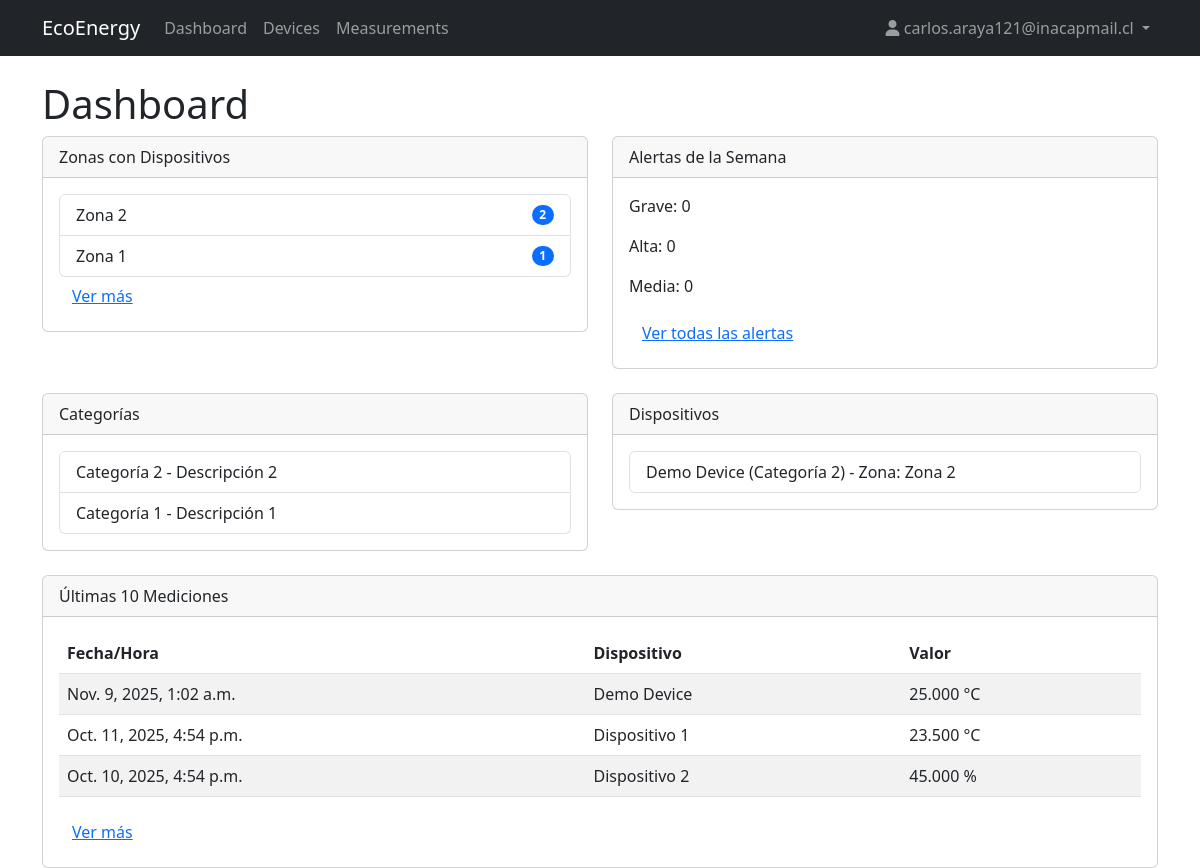
Page /dashboard/ (signed in) on the committed database.
### dispositivos/models.py (models this page shows, shortened)
class BaseModel(models.Model):
    status = models.CharField(max_length=10, choices=STATUS, default="ACTIVE")
    created_at = models.DateTimeField(auto_now_add=True)   # fecha creación
    updated_at = models.DateTimeField(auto_now=True)       # última actualización
    deleted_at = models.DateTimeField(null=True, blank=True)  # borrado lógico
    objects = SoftDeleteManager()   # por defecto, solo activos
    all_objects = models.Manager()  # incluye eliminados
    class Meta:
        abstract = True
        ordering = ("-created_at",)

class Zone(BaseModel):
    name = models.CharField(max_length=100)
    description = models.TextField(blank=True)
    organization = models.ForeignKey(Organization, on_delete=models.CASCADE, null=True, blank=True)

class Category(BaseModel):
    name = models.CharField(max_length=100)
    description = models.TextField(blank=True)
    organization = models.ForeignKey(Organization, on_delete=models.CASCADE, null=True, blank=True)

class Device(BaseModel):
    name = models.CharField(max_length=100)
    category = models.ForeignKey(Category, on_delete=models.CASCADE, related_name="devices")
    zone = models.ForeignKey(Zone, on_delete=models.CASCADE, related_name="devices")
    reference = models.CharField(max_length=100, blank=True)
    organization = models.ForeignKey(Organization, on_delete=models.CASCADE, null=True, blank=True)

class Measurement(BaseModel):
    device = models.ForeignKey(Device, on_delete=models.CASCADE, related_name="measurements")
    value = models.DecimalField(max_digits=12, decimal_places=3)
    unit = models.CharField(max_length=20, blank=True)
    date = models.DateTimeField(default=timezone.now)
    organization = models.ForeignKey(Organization, on_delete=models.CASCADE, null=True, blank=True)

### dispositivos/views.py (the view)
# urls.py: path('dashboard/', views.dashboard, name='dashboard'),
@login_required
def dashboard(request):
    organization = getattr(getattr(request.user, "userprofile", None), "organization", None)
    if not organization:
        zones = Zone.objects.all()
        devices = Device.objects.all()
        categories = Category.objects.all()
        alerts = Alert.objects.all()
        measurements = Measurement.objects.all()
    else:
        zones = Zone.objects.filter(organization=organization)
        devices = Device.objects.filter(organization=organization)
        categories = Category.objects.filter(organization=organization)
        alerts = Alert.objects.filter(device__organization=organization)
        measurements = Measurement.objects.filter(device__organization=organization)
    zones_with_devices = zones.annotate(device_count=Count('devices')).order_by('-device_count')
    week_ago = timezone.now() - timedelta(days=7)
    alerts_week = alerts.filter(created_at__gte=week_ago)
    alert_counts = {
        'grave': alerts_week.filter(level='GRAVE').count(),
        'alta': alerts_week.filter(level='ALTA').count(),
        'media': alerts_week.filter(level='MEDIA').count(),
    }
    latest_measurements = measurements.select_related('device').order_by('-date')[:10]
    context = {
        'zones_with_devices': zones_with_devices,
        'devices': devices,
        'categories': categories,
        'alert_counts': alert_counts,
        'latest_measurements': latest_measurements,
    }
    return render(request, 'dashboard.html', context)

### dispositivos/models.py (called while the page is built)
    def get_queryset(self):
        return SoftDeleteQuerySet(self.model, using=self._db).filter(deleted_at__isnull=True)

### dispositivos/templates/dashboard.html (shortened to what this page needs)
{% extends "base.html" %}
{% block content %}
<h1>Dashboard</h1>
<div class="row">
    <div class="col-md-6">
        <div class="card">
            <div class="card-header">Zonas con Dispositivos</div>
            <div class="card-body">
                <ul class="list-group">
                    {% for zone in zones_with_devices %}
                        <li class="list-group-item d-flex justify-content-between align-items-center">
                            {{ zone.name }}
                            <span class="badge bg-primary rounded-pill">{{ zone.device_count }}</span>
                        </li>
                    {% empty %}
                        <li class="list-group-item">No hay zonas disponibles.</li>
                    {% endfor %}
                </ul>
                <a href="{% url 'device_list' %}" class="btn btn-link">Ver más</a>
            </div>
        </div>
    </div>
    <div class="col-md-6">
        <div class="card">
            <div class="card-header">Alertas de la Semana</div>
            <div class="card-body">
                <p>Grave: {{ alert_counts.grave }}</p>
                <p>Alta: {{ alert_counts.alta }}</p>
                <p>Media: {{ alert_counts.media }}</p>
                <a href="#" class="btn btn-link">Ver todas las alertas</a>
            </div>
        </div>
    </div>
</div>
<div class="row mt-4">
    <div class="col-md-6">
        <div class="card">
            <div class="card-header">Categorías</div>
            <div class="card-body">
                <ul class="list-group">
                    {% for category in categories %}
                        <li class="list-group-item">{{ category.name }} - {{ category.description }}</li>
                    {% empty %}
                        <li class="list-group-item">No hay categorías disponibles.</li>
                    {% endfor %}
                </ul>
            </div>
        </div>
    </div>
    <div class="col-md-6">
        <div class="card">
            <div class="card-header">Dispositivos</div>
            <div class="card-body">
                <ul class="list-group">
                    {% for device in devices %}
                        <li class="list-group-item">{{ device.name }} ({{ device.category.name }}) - Zona: {{ device.zone.name }}</li>
                    {% empty %}
                        <li class="list-group-item">No hay dispositivos disponibles.</li>
                    {% endfor %}
                </ul>
            </div>
        </div>
    </div>
</div>
<div class="row mt-4">
    <div class="col-md-12">
        <div class="card">
            <div class="card-header">Últimas 10 Mediciones</div>
            <div class="card-body">
                <table class="table table-striped">
                    <thead>
                        <tr>
                            <th>Fecha/Hora</th>
                            <th>Dispositivo</th>
                            <th>Valor</th>
                        </tr>
                    </thead>
                    <tbody>
                        {% for m in latest_measurements %}
                            <tr>
                                <td>{{ m.date }}</td>
                                <td>{{ m.device.name }}</td>
                                <td>{{ m.value }} {{ m.unit }}</td>
                            </tr>
                        {% empty %}
                            <tr>
                                <td colspan="3">No hay mediciones disponibles.</td>
                            </tr>
                        {% endfor %}
                    </tbody>
                </table>
                <a href="{% url 'measurement_list' %}" class="btn btn-link">Ver más</a>
            </div>
        </div>
    </div>
</div>
{% endblock %}

### dispositivos/templates/base.html (shortened to what this page needs)
<!DOCTYPE html>
<html lang="en">
<head>
    <link href="https://cdn.jsdelivr.net/npm/bootstrap@5.3.0/dist/css/bootstrap.min.css" rel="stylesheet">
    <link rel="stylesheet" href="https://cdnjs.cloudflare.com/ajax/libs/font-awesome/6.0.0/css/all.min.css">
</head>
<body>
    <nav class="navbar navbar-expand-lg navbar-dark bg-dark">
        <div class="container">
            <a class="navbar-brand" href="{% url 'dashboard' %}">EcoEnergy</a>
            <div class="collapse navbar-collapse" id="navbarNav">
                <ul class="navbar-nav me-auto">
                    <li class="nav-item">
                        <a class="nav-link" href="{% url 'dashboard' %}">Dashboard</a>
                    </li>
                    {% if user.groups.all.0.name == 'Admin' or user.groups.all.0.name == 'Manager' %}
                    <li class="nav-item dropdown">
                        <a class="nav-link dropdown-toggle" href="#" id="devicesDropdown" role="button" data-bs-toggle="dropdown" aria-expanded="false">
                            Devices
                        </a>
                        <ul class="dropdown-menu" aria-labelledby="devicesDropdown">
                            <li><a class="dropdown-item" href="{% url 'device_list' %}">View Devices</a></li>
                            <li><a class="dropdown-item" href="{% url 'device_create' %}">Create Device</a></li>
                        </ul>
                    </li>
                    {% else %}
                    <li class="nav-item">
                        <a class="nav-link" href="{% url 'device_list' %}">Devices</a>
                    </li>
                    {% endif %}
                    {% if user.groups.all.0.name == 'Admin' or user.groups.all.0.name == 'Manager' %}
                    <li class="nav-item dropdown">
                        <a class="nav-link dropdown-toggle" href="#" id="measurementsDropdown" role="button" data-bs-toggle="dropdown" aria-expanded="false">
                            Measurements
                        </a>
                        <ul class="dropdown-menu" aria-labelledby="measurementsDropdown">
                            <li><a class="dropdown-item" href="{% url 'measurement_list' %}">View Measurements</a></li>
                            <li><a class="dropdown-item" href="{% url 'measurement_create' %}">Create Measurement</a></li>
                        </ul>
                    </li>
                    {% else %}
                    <li class="nav-item">
                        <a class="nav-link" href="{% url 'measurement_list' %}">Measurements</a>
                    </li>
                    {% endif %}
                </ul>
                <ul class="navbar-nav">
                    {% if user.is_authenticated %}
                        <li class="nav-item dropdown">
                            <a class="nav-link dropdown-toggle" href="#" id="userDropdown" role="button" data-bs-toggle="dropdown" aria-expanded="false">
                                {% if user.userprofile.profile_image %}
                                    <img src="{{ user.userprofile.profile_image.url }}" alt="Profile" class="rounded-circle" style="width: 30px; height: 30px; object-fit: cover;">
                                {% else %}
                                    <i class="fas fa-user"></i>
                                {% endif %}
                                {{ user.get_full_name|default:user.username }}
                            </a>
                        </li>
                    {% endif %}
                </ul>
            </div>
        </div>
    </nav>
    <div class="container mt-4">
        {% block content %}{% endblock %}
    </div>
</body>
</html>

### rows in the picture
Zone: name "Zona 2", device_count "2"
Zone: name "Zona 1", device_count "1"
Category: name "Categoría 2", description "Descripción 2"
Category: name "Categoría 1", description "Descripción 1"
Device: name "Demo Device", category.name "Categoría 2", zone.name "Zona 2"
Measurement: date "Nov. 9, 2025, 1:02 a.m.", device.name "Demo Device", value "25.000", unit "°C"
Measurement: date "Oct. 11, 2025, 4:54 p.m.", device.name "Dispositivo 1", value "23.500", unit "°C"
Measurement: date "Oct. 10, 2025, 4:54 p.m.", device.name "Dispositivo 2", value "45.000", unit "%"

### other values in the picture
{{ user.get_full_name|default:user.username }} "carlos.araya121@inacapmail.cl"
{{ alert_counts.grave }} "0"
{{ alert_counts.alta }} "0"
{{ alert_counts.media }} "0"
